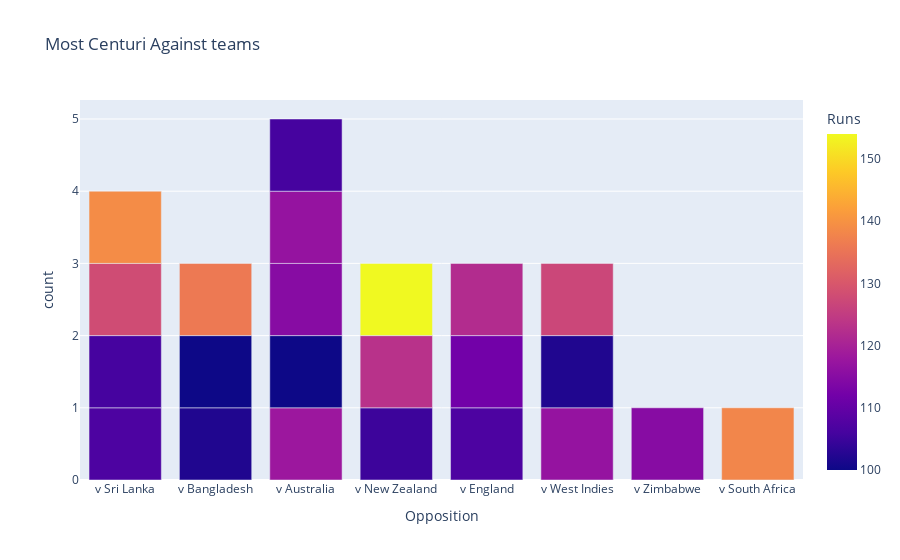

Notebook source saved alongside this figure:
### Markdown cell above
from above Virat kohli liked batting against Srilanka, Austrailia, Nz, West Indies,
England. 
Now let see against whcih team virat kohli score most of centurim

### Code cell
fig = px.bar(centuri,x=centuri['Opposition'],color=centuri['Runs'],title='Most Centuri Against teams'
)
fig.show()

### Figure 1 — Plotly figure (JSON) as saved in the notebook; plotly's stock layout.template omitted (floating-point values rounded to 4 significant figures)
{"data": [{"alignmentgroup": "True", "hovertemplate": "Opposition=%{x}<br>count=%{y}<br>Runs=%{marker.color}<extra></extra>", "legendgroup": "", "marker": {"color": [107, 102, 118, 105, 100, 107, 112, 117, 106, 128, 102, 115, 100, 115, 123, 136, 127, 139, 138, 117, 106, 154, 122], "coloraxis": "coloraxis"}, "name": "", "offsetgroup": "", "orientation": "v", "showlegend": false, "textposition": "auto", "type": "bar", "x": ["v Sri Lanka", "v Bangladesh", "v Australia", "v New Zealand", "v Bangladesh", "v England", "v England", "v West Indies", "v Sri Lanka", "v Sri Lanka", "v West Indies", "v Zimbabwe", "v Australia", "v Australia", "v New Zealand", "v Bangladesh", "v West Indies", "v Sri Lanka", "v South Africa", "v Australia", "v Australia", "v New Zealand", "v England"], "xaxis": "x", "y": [1, 1, 1, 1, 1, 1, 1, 1, 1, 1, 1, 1, 1, 1, 1, 1, 1, 1, 1, 1, 1, 1, 1], "yaxis": "y"}], "layout": {"barmode": "relative", "coloraxis": {"colorbar": {"title": {"text": "Runs"}}, "colorscale": [[0, "#0d0887"], [0.1111, "#46039f"], [0.2222, "#7201a8"], [0.3333, "#9c179e"], [0.4444, "#bd3786"], [0.5556, "#d8576b"], [0.6667, "#ed7953"], [0.7778, "#fb9f3a"], [0.8889, "#fdca26"], [1, "#f0f921"]]}, "legend": {"tracegroupgap": 0}, "title": {"text": "Most Centuri Against teams"}, "xaxis": {"anchor": "y", "domain": [0, 1], "title": {"text": "Opposition"}}, "yaxis": {"anchor": "x", "domain": [0, 1], "title": {"text": "count"}}}}
